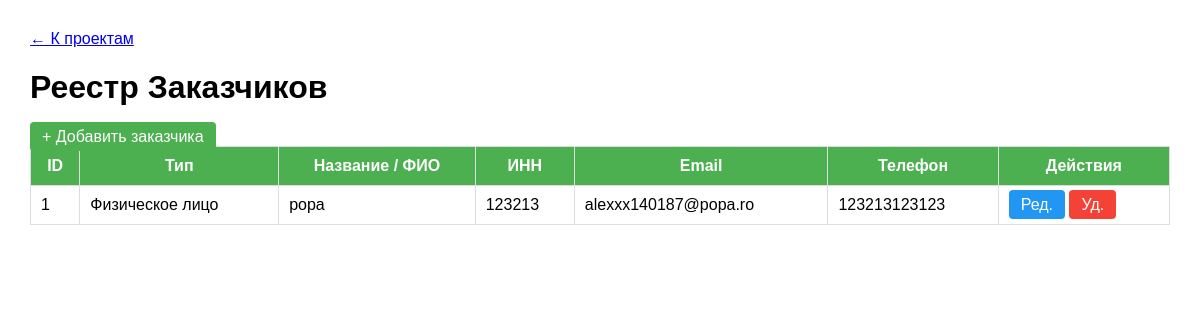
The app's page /customers.php?workspace_id=13 (signed in) with its own data.
### tables this page shows
CREATE TABLE "customers" (
                id INTEGER PRIMARY KEY,
                workspace_id INTEGER DEFAULT 1,
                type TEXT NOT NULL DEFAULT 'Физическое лицо',
                inn TEXT,
                name TEXT,
                director_name TEXT NOT NULL,
                email TEXT NOT NULL,
                phone TEXT NOT NULL,
                created_at DATETIME DEFAULT CURRENT_TIMESTAMP
            );

### auth.php (called while the page is built, shortened)
<?php
require_once 'config.php';
function hasRole($requiredRoles) {
    global $db;
    $user_id = $_COOKIE['user_id'] ?? null;
    if (!is_array($requiredRoles)) {
        $requiredRoles = [$requiredRoles];
    }
    $stmt = $db->prepare("
        SELECT r.name
        FROM roles r
        JOIN user_roles ur ON r.id = ur.role_id
        WHERE ur.user_id = ?
    ");
    $stmt->execute([$user_id]);
    $userRoles = $stmt->fetchAll(PDO::FETCH_COLUMN);
    return false;
}
function hasPermission($permission) {
    global $db;
    $user_id = $_COOKIE['user_id'] ?? null;
    if (hasRole('Глобальный администратор')) return true;
    $stmt = $db->prepare("SELECT value FROM user_permissions WHERE user_id = ? AND permission = ?");
    $stmt->execute([$user_id, $permission]);
    $result = $stmt->fetchColumn();
    return $result !== false ? (bool)$result : true;
}
?>

### customers.php (the view, shortened to what this page needs)
<?php
require_once 'config.php';
require_once 'auth.php';
$workspace_id = isset($_GET['workspace_id']) ? (int)$_GET['workspace_id'] : 0;
$stmt = $db->prepare("SELECT * FROM customers WHERE workspace_id = ? ORDER BY name, director_name");
$stmt->execute([$workspace_id]);
$customers = $stmt->fetchAll();
?>
<!DOCTYPE html>
<html lang="ru">
<head>
</head>
<body>
    <a href="projects.php?workspace_id=<?= $workspace_id ?>">← К проектам</a>
    <h1>Реестр Заказчиков</h1>
    <?php if (hasPermission('manage_customers')): ?>
    <a href="customer_edit.php?workspace_id=<?= $workspace_id ?>" class="btn btn-add">+ Добавить заказчика</a>
    <?php endif; ?>
    <table>
        <tr>
            <th>ID</th>
            <th>Тип</th>
            <th>Название / ФИО</th>
            <th>ИНН</th>
            <th>Email</th>
            <th>Телефон</th>
            <th>Действия</th>
        </tr>
        <?php foreach ($customers as $c): ?>
        <tr>
            <td><?= $c['id'] ?></td>
            <td><?= htmlspecialchars($c['type']) ?></td>
            <td><?= htmlspecialchars($c['name'] ?: $c['director_name']) ?></td>
            <td><?= htmlspecialchars($c['inn'] ?? '—') ?></td>
            <td><?= htmlspecialchars($c['email'] ?? '—') ?></td>
            <td><?= htmlspecialchars($c['phone'] ?? '—') ?></td>
            <td>
                <a href="customer_edit.php?id=<?= $c['id'] ?>&workspace_id=<?= $workspace_id ?>" class="btn" style="background:#2196F3">Ред.</a>
                <a href="?delete=<?= $c['id'] ?>&workspace_id=<?= $workspace_id ?>" class="btn" style="background:#f44336" onclick="return confirm('Удалить?')">Уд.</a>
            </td>
        </tr>
        <?php endforeach; ?>
    </table>
</body>
</html>

### customers.php (style rules this page uses)
body { font-family: Arial, sans-serif; margin: 30px; }
table { border-collapse: collapse; width: 100%; }
th, td { border: 1px solid #ddd; padding: 10px; }
th { background: #4CAF50; color: white; }
.btn { padding: 6px 12px; color: white; text-decoration: none; border-radius: 4px; }
.btn-add { background: #4CAF50; }

### records on screen
customers: id "1", type "Физическое лицо", name "popa", inn "123213", email "alexxx140187@popa.ro", phone "123213123123"
